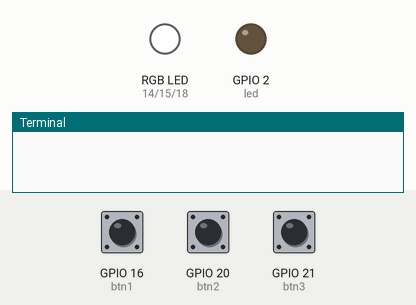
This program was run on a simulated Raspberry Pi (BCM pin numbers). On the bench: an RGB LED mixed from three pins (HIGH = lit), output pins drawn as LEDs (lit = HIGH), the last lines printed to the terminal. The test bench sets the inputs (shaded band); at power-on: GPIO 16 (btn1) HIGH, GPIO 20 (btn2) HIGH, GPIO 21 (btn3) HIGH.

Above: at 1.2 s.
1.3 s: GPIO 16 (btn1) pulled LOW for 0.15 s
At 2.1 s:
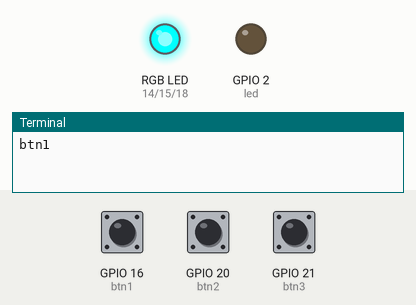
2.9 s: GPIO 20 (btn2) pulled LOW for 0.15 s
At 3.3 s:
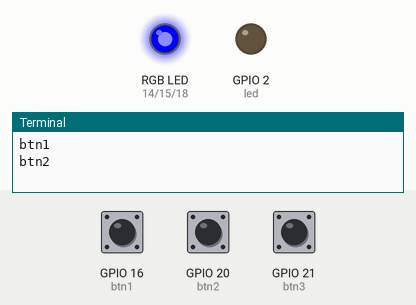
4.5 s: GPIO 16 (btn1) pulled LOW for 1 s
At 5.7 s:
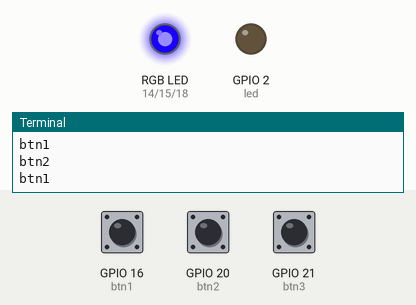
Timing chart, 0 to 7.5 s (numbered marks = the images above; inputs shaded):
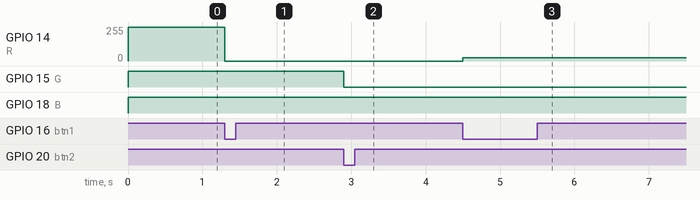

The program:

rgbled.py
```python
from gpiozero import PWMLED
from gpiozero import LED
from gpiozero import Button
from time import sleep

led = LED(2)

R = PWMLED(14)
G = PWMLED(15)
B = PWMLED(18)

btn1 = Button(16)
btn2 = Button(20)
btn3 = Button(21)

rval = 1
gval = 1
bval = 1

def btn1pressed():
    global rval
    print("btn1")
    rval += 0.1
    if rval > 1:
        rval = 0
    sleep(0.1)

def btn2pressed():
    global gval
    print("btn2")
    gval += 0.1
    if gval > 1:
        gval = 0
    sleep(0.1)

def btn3pressed():
    global bval
    print("btn3")
    bval += 0.1
    if bval > 1:
        bval = 0
    sleep(0.1)

btn1.when_pressed = btn1pressed
btn2.when_pressed = btn2pressed
btn3.when_pressed = btn3pressed

while True:
    R.value = rval
    G.value = gval
    B.value = bval
```

Measured:
- after the input at 1.3 s, GPIO 14 (R): 255/255 → 0/255 at once
- after the input at 2.9 s, GPIO 15 (G): HIGH → LOW at once
- after the input at 4.5 s, GPIO 14 (R): 0/255 → 26/255 at once
